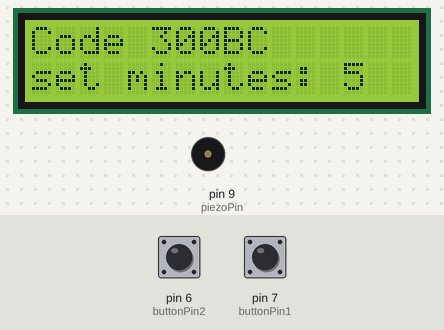
This sketch was run on a simulated Arduino Uno, built with avr-gcc and run on an emulated ATmega328P. Parts: 16×2 character LCD, buzzer (waves = sounding). The test bench sets the inputs (shaded band); at power-on: pin 7 (buttonPin1) HIGH, pin 6 (buttonPin2) HIGH. Random numbers use the default seed unless the sketch sets one.

Above: at 1.2 s.
1.3 s: pin 7 (buttonPin1) pulled LOW for 3.2 s
At 2.6 s:
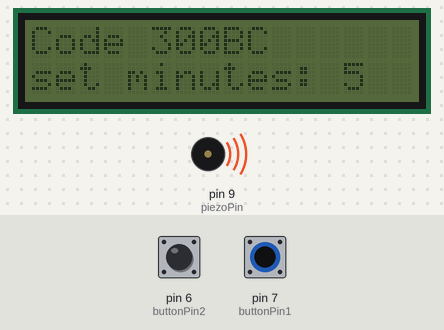
7.2 s: pin 6 (buttonPin2) pulled LOW for 0.15 s
At 8.7 s:
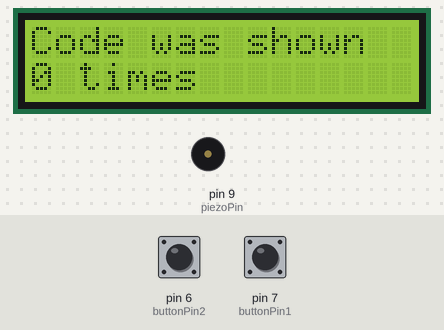
10.3 s: pin 7 (buttonPin1) pulled LOW for 3.2 s
At 13.0 s:
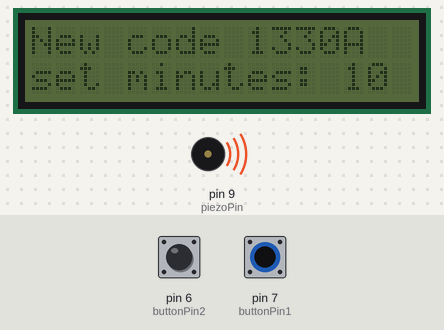
15.8 s: pin 6 (buttonPin2) pulled LOW for 1 s
At 16.9 s:
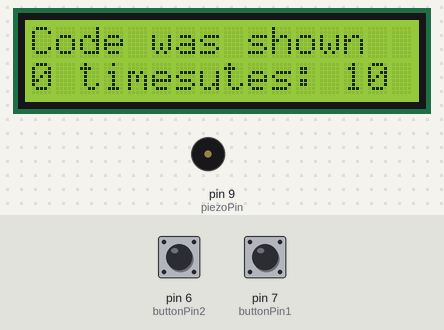
19.8 s: pin 7 (buttonPin1) pulled LOW for 3.2 s
At 21.1 s:
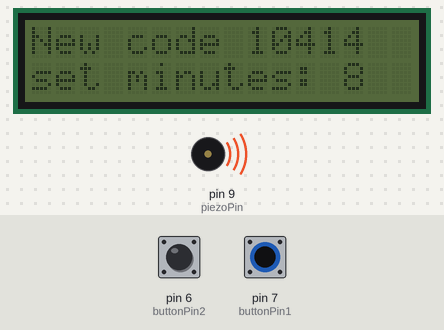
Timing chart, 0 to 24.4 s (numbered marks = the images above; inputs shaded):
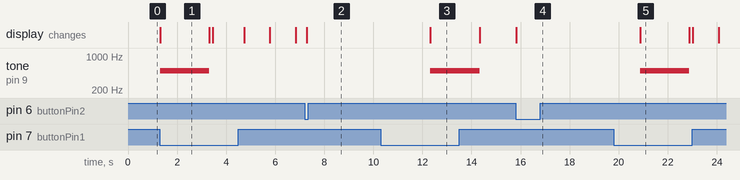

The sketch:

capture_point_random.ino
```cpp
#define buttonPin1 7 // *кнопка на корпусе
#define buttonPin2 6 // *кнопка админа
#define piezoPin 9   // *пьезодинамик

#include <Wire.h>              //либа для работы с l2c
#include <LiquidCrystal_I2C.h> //либа для работы с ЖК l2c экранами

LiquidCrystal_I2C lcd(0x27, 16, 2); // инит экрана и его размера
int buttonState1 = 0;               //переменная для хранения состояния кнопки
int buttonState2 = 0;

char letters[15] = "0123456789ABCD";      //набор допустимых символов для кода
char code[6];                             //переменная для хранения кода
String clearDisplay = "                "; //для очистки экрана

int counter = 0;    //счетчик нажатий кнопки
int timerState = 3; // выбранный таймстамп (раньше было количество минут)
long timer1 = 480000;
long timer2 = 300000;
long timer3 = 600000;
String codeMessage = "Code ";
long timerTime = timer2; //стандартное значение таймера
boolean isTimer = false; //состояние таймера
boolean isWork = false;  //* true - режим таймера false - режим настройки

// метод для генерации рандомного кода
void generateCode()
{
  for (int i = 0; i < 5; i++)
  {
    code[i] = letters[random(0, 13)];
  }
}

// метод показывающий на экране код
void showCode()
{
  counter++; //при показе кода прибавляется счетчик
  codeMessage = "Code ";
  lcd.setCursor(0, 0);
  lcd.print(clearDisplay);
  lcd.setCursor(0, 1);
  lcd.print(codeMessage);
  lcd.print(code);
  tone(piezoPin, 1000);
  delay(30000);
  noTone(piezoPin);
  lcd.setCursor(0, 1);
  lcd.print(clearDisplay); // очистка экрана
  lcd.noBacklight();       //выключение подстветки
}
// метод показывающий на экране счетчик нажатий кнопки
void showCounter()
{
  lcd.setCursor(0, 0);
  lcd.print("Code was shown");
  lcd.setCursor(0, 1);
  lcd.print(counter);
  lcd.print(" times");
  delay(5000);
}

//метод показывающий на экране время
void TimePrint()
{
  int time = timerTime / 1000;
  if (time / 60 % 60 < 10)
  {
    lcd.print("0");
  }
  lcd.print((time / 60) % 60);
  lcd.print(":");
  if (time % 60 < 10)
  {
    lcd.print("0");
  }
  lcd.print(time % 60);
}

void setup()
{
  randomSeed(analogRead(0));         // генератор шума на нулевом(0) аналоговом пине
  pinMode(buttonPin1, INPUT_PULLUP); // объявление кнопки с подтяжкой к земле
  pinMode(buttonPin2, INPUT_PULLUP);
  pinMode(piezoPin, OUTPUT);
  lcd.init();      // инит экрана
  lcd.backlight(); // включение подстветки экрана
  generateCode();
}

void loop()
{
  buttonState1 = digitalRead(buttonPin1);
  buttonState2 = digitalRead(buttonPin2);
  // проверяем нажата ли кнопка
  // если нажата, то buttonState1 будет LOW:
  if (buttonState1 == LOW && isWork == true)
  {
    lcd.backlight(); // включение подстветки экрана
    isTimer = true;
    lcd.setCursor(0, 0);
    lcd.print(clearDisplay); // очистка экрана
    lcd.setCursor(0, 1);
    lcd.print(clearDisplay); // очистка экрана
  }
  //если нажама внешняя кнопка при режиме настройки
  if (buttonState1 == LOW && isWork == false)
  {
    isWork = true;
    lcd.noBacklight();
    tone(piezoPin, 500);
    delay(2000); //защита от ложного первого срабатывания
    noTone(piezoPin);
  }
  //если нажата кнопка 2во время рабочего режима
  if (buttonState2 == LOW && isWork == true)
  {
    lcd.backlight();
    showCounter();
    isWork = false;
    isTimer = false;
    generateCode();
    codeMessage = "New code ";
  }
  //если нажата кнопка в режиме настройки меняется количество минут в таймере
  //TODO надо проверить работоспособность после изменения найзваний таймстампов
  if (buttonState2 == LOW && isWork == false)
  {
    if (timerState == 1)
    {
      timerState = 2;
    }
    else if (timerState == 3)
    {
      timerState = 1;
    }
    else if (timerState == 2)
    {
      timerState = 3;
    }
    else if (timerState != 2 && timerState != 3 && timerState != 1)
    {
      timerState = 3;
    }
    if (timerState == 2)
    {
      timerTime = timer1;
    }
    else if (timerState == 3)
    {
      timerTime = timer2;
    }
    else if (timerState == 1)
    {
      timerTime = timer3;
    }
    lcd.setCursor(0, 1);
    lcd.print(clearDisplay); // очистка экрана
  }
  // режим настройки
  if (isWork == false)
  {
    counter = 0;
    lcd.setCursor(0, 0);
    lcd.print(codeMessage);
    lcd.print(code);
    lcd.setCursor(0, 1);
    lcd.print("set minutes: ");
    lcd.print(((timerTime / 1000) / 60) % 60);
  }
  //когда таймер 0 восстановление состояния
  if (timerTime <= 0)
  {
    if (timerState == 2)
    {
      timerTime = timer1;
    }
    if (timerState == 3)
    {
      timerTime = timer2;
    }
    if (timerState == 1)
    {
      timerTime = timer3;
    }
    isTimer = false;
    showCode();
  }

  // если таймер активен вычитать по 100 мс
  if (isTimer == true)
  {
    timerTime -= 100;
  }
  // показ времени
  if (isWork == true)
  {
    lcd.setCursor(5, 0);
    TimePrint();
    delay(100);
  }
}
```

Measured:
- after the input at 1.3 s, tone on pin 9 (piezoPin): silent → 500 Hz at once, → silent 2.0 s later; the display: changes at once (image 1)
- after the input at 10.3 s, tone on pin 9 (piezoPin): silent → 500 Hz after 2.0 s, → silent 2.0 s later
- after the input at 15.8 s, the display: changes at once (image 4)
- after the input at 19.8 s, tone on pin 9 (piezoPin): silent → 500 Hz after 1.1 s, → silent 2.0 s later
- what the display in image 1 shows lasts 2.0 s, from 1.3 s to 3.3 s
